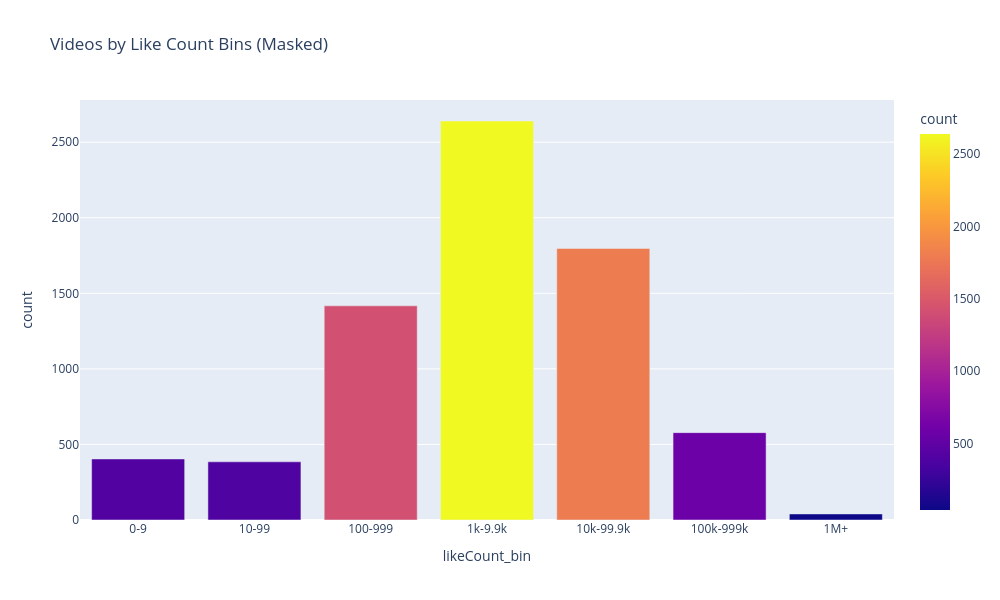

The notebook cell saved with this chart:
### Code cell
if MASK_LIKE_COUNTS:
    like_bins = videos.groupby('likeCount_bin').size().reset_index(name='count').dropna()
    fig6 = px.bar(
        like_bins,
        x='likeCount_bin',
        y='count',
        color='count',
        title='Videos by Like Count Bins (Masked)'
    )
    fig6.update_layout(template='plotly', width=1000, height=600)
    fig6.show()
else:
    fig6 = px.histogram(
        videos,
        x='likeCount_masked',
        nbins=50,
        title='Distribution of Likes',
        color_discrete_sequence=['royalblue']
    )
    fig6.update_xaxes(type='log', title='Likes (log scale)')
    fig6.update_yaxes(title='Number of Videos')
    fig6.update_layout(template='plotly', width=1000, height=600)
    fig6.show()

### Figure 1 — Plotly figure (JSON) as saved in the notebook; plotly's stock layout.template omitted (floating-point values rounded to 4 significant figures)
{"data": [{"alignmentgroup": "True", "hovertemplate": "likeCount_bin=%{x}<br>count=%{marker.color}<extra></extra>", "legendgroup": "", "marker": {"color": [404, 385, 1417, 2640, 1797, 578, 40], "coloraxis": "coloraxis", "pattern": {"shape": ""}}, "name": "", "offsetgroup": "", "orientation": "v", "showlegend": false, "textposition": "auto", "type": "bar", "x": ["0-9", "10-99", "100-999", "1k-9.9k", "10k-99.9k", "100k-999k", "1M+"], "xaxis": "x", "y": [404, 385, 1417, 2640, 1797, 578, 40], "yaxis": "y"}], "layout": {"barmode": "relative", "coloraxis": {"colorbar": {"title": {"text": "count"}}, "colorscale": [[0, "#0d0887"], [0.1111, "#46039f"], [0.2222, "#7201a8"], [0.3333, "#9c179e"], [0.4444, "#bd3786"], [0.5556, "#d8576b"], [0.6667, "#ed7953"], [0.7778, "#fb9f3a"], [0.8889, "#fdca26"], [1, "#f0f921"]]}, "height": 600, "legend": {"tracegroupgap": 0}, "title": {"text": "Videos by Like Count Bins (Masked)"}, "width": 1000, "xaxis": {"anchor": "y", "domain": [0, 1], "title": {"text": "likeCount_bin"}}, "yaxis": {"anchor": "x", "domain": [0, 1], "title": {"text": "count"}}}}
